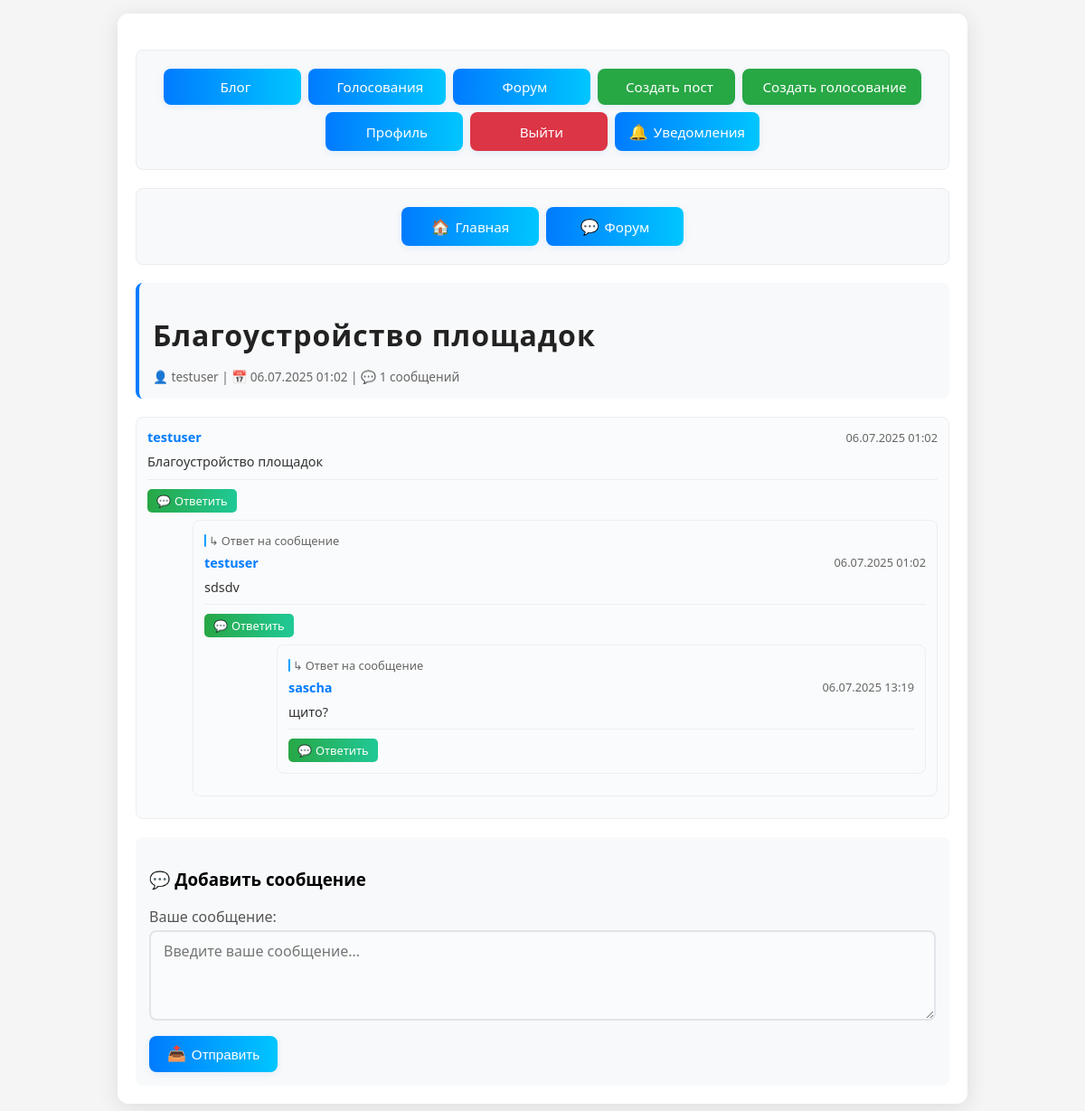
The page /forum/topic/1 (signed in) on the database its author committed.
### model/db_models.py (models this page shows, shortened)
class ForumTopic(db.Model):
    id = db.Column(db.Integer, primary_key=True)
    title = db.Column(db.String(200), nullable=False)
    image_url = db.Column(db.String(500), nullable=True)  # Ссылка на изображение
    created_at = db.Column(db.DateTime, default=datetime.utcnow)
    user_id = db.Column(db.Integer, db.ForeignKey('user.id'), nullable=False)
    user = db.relationship('User', backref=db.backref('forum_topics', lazy=True))
    posts = db.relationship('ForumPost', backref='topic', lazy=True, cascade='all, delete-orphan')

class User(UserMixin, db.Model):
    id = db.Column(db.Integer, primary_key=True)
    username = db.Column(db.String(80), unique=True, nullable=False)
    email = db.Column(db.String(120), unique=True, nullable=False)
    password_hash = db.Column(db.String(128))
    created_at = db.Column(db.DateTime, default=datetime.utcnow)
    is_active = db.Column(db.Boolean, default=True)
    is_admin = db.Column(db.Boolean, default=False)  # Добавлено поле для админов
    last_login = db.Column(db.DateTime, nullable=True)
    failed_login_attempts = db.Column(db.Integer, default=0)
    locked_until = db.Column(db.DateTime, nullable=True)
    password_changed_at = db.Column(db.DateTime, default=datetime.utcnow)
    require_password_change = db.Column(db.Boolean, default=False)
    telegram_enabled = db.Column(db.Boolean, default=False)
    telegram_chat_id = db.Column(db.String(50), nullable=True)
    telegram_username = db.Column(db.String(100), nullable=True)

class ForumPost(db.Model):
    id = db.Column(db.Integer, primary_key=True)
    content = db.Column(db.Text, nullable=False)
    created_at = db.Column(db.DateTime, default=datetime.utcnow)
    updated_at = db.Column(db.DateTime, default=datetime.utcnow, onupdate=datetime.utcnow)
    user_id = db.Column(db.Integer, db.ForeignKey('user.id'), nullable=False)
    topic_id = db.Column(db.Integer, db.ForeignKey('forum_topic.id'), nullable=False)
    parent_id = db.Column(db.Integer, db.ForeignKey('forum_post.id'), nullable=True)
    user = db.relationship('User', backref=db.backref('forum_posts', lazy=True))
    replies = db.relationship('ForumPost', backref=db.backref('parent', remote_side=[id]), lazy=True)

### forum/routes.py (the view)
@forum.route('/topic/<int:topic_id>')
def view_topic(topic_id):
    topic = db.session.get(ForumTopic, topic_id)
    if topic is None:
        abort(404)
    if not check_content_access('topic', topic_id):
        return render_template('forum/password_required.html',
                             topic=topic,
                             content_type='topic',
                             content_id=topic_id)
    root_posts = ForumPost.query.filter_by(topic_id=topic_id, parent_id=None).order_by(ForumPost.created_at.asc()).all()
    return render_template('forum/topic.html', topic=topic, posts=root_posts)

### utils/content_password.py (called while the page is built, shortened)
def check_content_access(content_type, content_id, password=None):
    if not current_user.is_authenticated:
        return False
    content_password = ContentPassword.query.filter_by(
        content_type=content_type,
        content_id=content_id,
        is_active=True
    ).first()
    if not content_password:
        return True  # Пароль не установлен, доступ свободный

### templates/forum/topic.html (shortened to what this page needs)
<!DOCTYPE html>
<html lang="ru">
<head>
</head>
<body>
    <div class="container">
        {% include 'base_notifications.html' %}
        <div class="nav-links">
            <a href="{{ url_for('index') }}"><span>🏠</span>Главная</a>
            <a href="{{ url_for('forum.index') }}"><span>💬</span>Форум</a>
        </div>
        <div class="topic-header">
            <h1>{{ topic.title }}</h1>
            <div class="topic-meta">
                👤 {{ topic.user.username }} | 📅 {{ topic.created_at.strftime('%d.%m.%Y %H:%M') }} | 💬 {{ posts|length }} сообщений
            </div>
        </div>
        <div class="posts">
            {% for post in posts %}
                {% include 'forum/post_tree.html' %}
            {% endfor %}
        </div>
        {% if current_user.is_authenticated %}
            <div class="reply-form">
                <h3>💬 Добавить сообщение</h3>
                <form method="POST" action="{{ url_for('forum.reply', topic_id=topic.id) }}">
                    <div class="form-group">
                        <label for="content">Ваше сообщение:</label>
                        <textarea id="content" name="content" required placeholder="Введите ваше сообщение..."></textarea>
                    </div>
                    <button type="submit"><span>📤</span>Отправить</button>
                </form>
            </div>
        {% else %}
            <div class="reply-form">
                <p>Для добавления сообщения необходимо <a href="{{ url_for('auth.login') }}">войти в систему</a></p>
            </div>
        {% endif %}
    </div>
</body>
</html>

### templates/forum/post_tree.html (shortened to what this page needs)
{% macro render_post(post, level=0) %}
<div class="post" id="post-{{ post.id }}" style="margin-left: {{ level * 30 }}px;">
    {% if level > 0 %}
        <div class="reply-indicator">
            <span>↳</span> Ответ на сообщение
        </div>
    {% endif %}
    <div class="post-header">
        <div class="post-author">{{ post.user.username }}</div>
        <div class="post-date">{{ post.created_at.strftime('%d.%m.%Y %H:%M') }}</div>
    </div>
    <div class="post-content">{{ post.content }}</div>
    <div class="post-actions">
        {% if current_user.is_authenticated %}
            <a href="{{ url_for('forum.reply_to_post', post_id=post.id) }}" class="reply-btn">
                <span>💬</span>Ответить
            </a>
        {% endif %}
    </div>
    {% if post.replies %}
        <div class="replies">
            {% for reply in post.replies %}
                {{ render_post(reply, level + 1) }}
            {% endfor %}
        </div>
    {% endif %}
</div>
{% endmacro %}
{{ render_post(post) }}

### templates/forum/topic.html (style rules this page uses)
body { font-family: 'Segoe UI', Arial, sans-serif; background: #f5f5f5; margin: 0; padding: 15px; }
.container { max-width: 900px; margin: 0 auto; background: #fff; padding: 20px; border-radius: 12px; box-shadow: 0 4px 24px rgba(0,0,0,0.10); }
h1 { color: #222; margin-bottom: 15px; font-weight: 700; letter-spacing: 1px; }
.nav-links { display: flex; flex-wrap: wrap; justify-content: center; gap: 12px; margin-bottom: 20px; margin-top: 5px; }
.nav-links a { display: flex; align-items: center; gap: 6px; min-width: 120px; justify-content: center; padding: 10px 16px; font-size: 0.95em; font-weight: 500; background: linear-gradient(90deg, #007bff 0%, #00c6ff 100%); color: #fff; text-decoration: none; border: none; border-radius: 8px; box-shadow: 0 2px 8px rgba(0,123,255,0.10); transition: background 0.2s, box-shadow 0.2s, transform 0.1s; position: relative; overflow: hidden; }
.nav-links a span { font-size: 1.1em; display: inline-block; }
.topic-header { background: #f8f9fa; padding: 15px; border-radius: 8px; margin-bottom: 20px; border-left: 4px solid #007bff; }
.topic-meta { color: #666; font-size: 0.85em; margin-top: 8px; }
.posts { margin-bottom: 20px; }
.post { border: 1px solid #eee; border-radius: 8px; padding: 12px; margin-bottom: 12px; background: #fafbfc; }
.post-header { display: flex; justify-content: space-between; align-items: center; margin-bottom: 8px; }
.post-author { font-weight: bold; color: #007bff; font-size: 0.9em; }
.post-date { color: #666; font-size: 0.8em; }
.post-content { line-height: 1.4; color: #333; margin-bottom: 8px; font-size: 0.9em; }
.post-actions { border-top: 1px solid #eee; padding-top: 8px; }
.post-actions a { display: inline-flex; align-items: center; gap: 4px; padding: 4px 10px; font-size: 0.8em; font-weight: 500; border-radius: 5px; border: none; text-decoration: none; margin-right: 6px; margin-top: 2px; transition: background 0.2s, box-shadow 0.2s, transform 0.1s; }
.reply-btn { background: linear-gradient(90deg, #28a745 0%, #20c997 100%); color: #fff; }
.replies { margin-left: 20px; margin-top: 8px; }
.reply-indicator { display: inline-flex; align-items: center; gap: 3px; color: #666; font-size: 0.8em; margin-bottom: 6px; }
.reply-indicator::before { content: ''; width: 2px; height: 14px; background: linear-gradient(90deg, #007bff 0%, #00c6ff 100%); border-radius: 1px; }
.reply-form { background: #f8f9fa; padding: 15px; border-radius: 8px; margin-top: 20px; }
.form-group { margin-bottom: 12px; }
label { display: block; margin-bottom: 4px; color: #555; font-weight: 500; }
textarea { width: 100%; padding: 10px 14px; border: 2px solid #e1e5e9; border-radius: 8px; font-size: 16px; font-family: 'Segoe UI', Arial, sans-serif; min-height: 100px; resize: vertical; box-sizing: border-box; transition: border-color 0.2s, box-shadow 0.2s; background: #fafbfc; }
button[type="submit"] { display: flex; align-items: center; gap: 6px; padding: 10px 20px; font-size: 0.95em; border: none; border-radius: 8px; cursor: pointer; background: linear-gradient(90deg, #007bff 0%, #00c6ff 100%); color: #fff; font-weight: 500; box-shadow: 0 2px 8px rgba(0,123,255,0.10); transition: background 0.2s, box-shadow 0.2s, transform 0.1s; }
button[type="submit"] span { font-size: 1.1em; display: inline-block; }

### templates/base_notifications.html (style rules this page uses)
.nav-links { display: flex; flex-wrap: wrap; gap: 8px; justify-content: center; margin: 20px 0; padding: 20px; background: #f8f9fa; border-radius: 8px; border: 1px solid #e9ecef; }

### rows shown on the page
ForumTopic: title "Благоустройство площадок", created_at "06.07.2025 01:02"
User: user.username "testuser"
ForumPost: user.username "testuser", created_at "06.07.2025 01:02", content "Благоустройство площадок"
ForumPost: created_at "06.07.2025 01:02", content "sdsdv"
ForumPost: created_at "06.07.2025 13:19", content "щито?"
User: user.username "sascha"

### other values the page prints
{{ posts|length }} "1"
